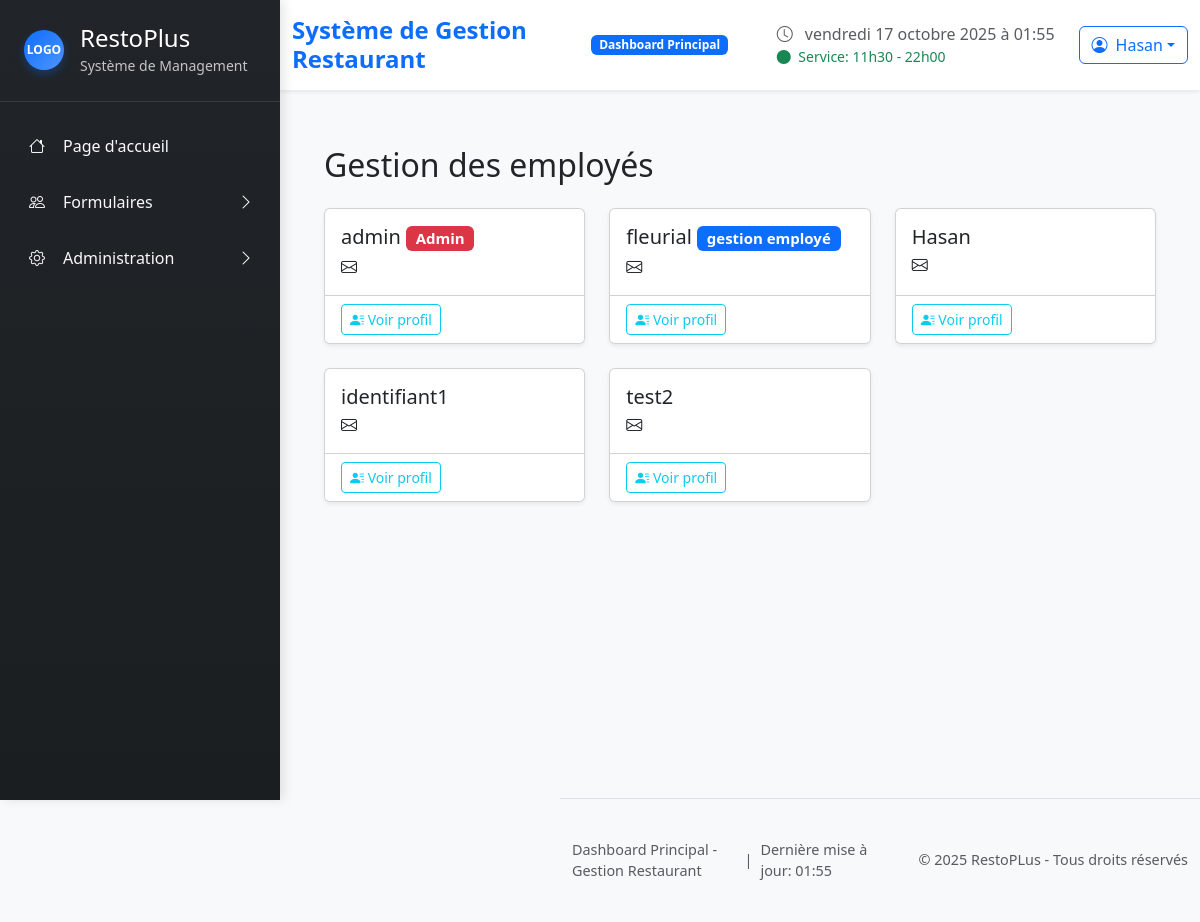
The app's page /dashboard/ (signed in) with its own data.
### restoplus/models.py (models this page shows, shortened)
class User(AbstractUser):
    class AvailabilityStatus(models.TextChoices):
        NOT_FILLED = "not_filled", "Non remplie"
        PENDING    = "pending",    "En attente"
        FILLED     = "filled",     "Remplie"
    availability_status = models.CharField(
        max_length=20,
        choices=AvailabilityStatus.choices,
        default=AvailabilityStatus.NOT_FILLED,
        verbose_name="Statut des disponibilités"
        )
    first_name = models.CharField(max_length=150, blank=True, verbose_name="Prénom")
    last_name = models.CharField(max_length=150, blank=True, verbose_name="Nom de famille")
    email = models.EmailField(blank=True, verbose_name="Courriel")
    is_manager = models.BooleanField(default=False)
    role = models.ForeignKey(Role, on_delete=models.SET_NULL, null=True, blank=True)
    def has_permission(self, permission):
        if self.is_superuser:
            return True
        if not self.role:
            return False
        return getattr(self.role, permission, False)
    def can_manage_employees(self):
        if self.is_superuser:
            return True
        return self.has_permission('can_manage_users')

class Role(models.Model):
    name = models.CharField(max_length=100, unique=True, verbose_name="Nom du rôle")
    description = models.TextField(blank=True, verbose_name="Description")
    can_manage_users = models.BooleanField(default=False, verbose_name="Peut gérer les utilisateurs")
    can_view_reports = models.BooleanField(default=False, verbose_name="Peut voir les rapports")
    can_manage_inventory = models.BooleanField(default=False, verbose_name="Peut gérer l'inventaire")
    can_manage_orders = models.BooleanField(default=False, verbose_name="Peut gérer les commandes")
    can_distribute_tasks = models.BooleanField(default=False, verbose_name="Peut distribuer des tâches à tous")
    created_at = models.DateTimeField(auto_now_add=True)
    class Meta:
        verbose_name = "Rôle"
        verbose_name_plural = "Rôles"
        ordering = ['name']

### restoplus/views.py (the view)
# urls.py: path('dashboard/',views.employees_management,name="employees_management"),
@login_required
def employees_management(request):
    employes = User.objects.all()
    return render(request,"restoplus/employees_management.html",{"employes": employes})

### restoplus/templates/restoplus/employees_management.html (shortened to what this page needs)
{% extends "restoplus/base.html" %} {% load static %}  {% block content %}
<div class="container mt-4">
  <h2 class="mb-4">Gestion des employés</h2>
  <div class="row">
    {% for employe in employes %}
    <div class="col-md-4 mb-4">
      <div class="card shadow-sm h-100">
        <div class="card-body">
          <h5 class="card-title">
            {%if employe.first_name or employe.last_name%}
              {{ employe.first_name }} {{ employe.last_name }}
            {%else%}
              {{employe.username}}
            {%endif%}
            {% if employe.is_superuser %}
                <span class="badge bg-danger">Admin</span>
            {% elif employe.role %}
                <span class="badge bg-primary">{{ employe.role.name }}</span>
            {% endif %}
          </h5>
          <p class="card-text">
            <i class="bi bi-envelope"></i> {{ employe.email }}
          </p>
        </div>
        <div class="card-footer bg-white">
          <div class="d-flex justify-content-between">
            <a
              href="{% url 'employee_profile' employe.id %}"
              class="btn btn-outline-info btn-sm">
              <i class="bi bi-person-lines-fill"></i> Voir profil
            </a>
          </div>
        </div>
      </div>
    </div>
    {% empty %}
    <p class="text-muted">Aucun employé trouvé.</p>
    {% endfor %}
  </div>
</div>
{% endblock %}

### restoplus/templates/restoplus/partials/header.html (shortened to what this page needs)
{% load static %}
<header class="main-header bg-white shadow-sm sticky-top">
  <div class="container-fluid">
    <div class="row align-items-center py-3">
      <div class="col-md-6">
        <div class="d-flex align-items-center">
          <h1 class="h4 mb-0 text-primary fw-bold">
            Système de Gestion Restaurant
          </h1>
          <span
            class="badge bg-primary ms-3 animate__animated animate__pulse animate__infinite"
            >Dashboard Principal</span
          >
        </div>
      </div>
      <div class="col-md-6">
        <div class="d-flex justify-content-end align-items-center">
          <div class="me-4">
            <i class="bi bi-clock text-muted me-2"></i>
            <span class="text-muted" id="current-time"></span>
            <div class="small text-success">
              <i class="bi bi-circle-fill me-1"></i>
              Service: 11h30 - 22h00
            </div>
          </div>
          <div class="dropdown">
            <button
              class="btn btn-outline-primary dropdown-toggle d-flex align-items-center"
              type="button"
              data-bs-toggle="dropdown"
            >
              <i class="bi bi-person-circle me-2"></i>
              {{ request.user.username }}
            </button>
          </div>
        </div>
      </div>
    </div>
  </div>
</header>

### restoplus/static/restoplus/css/styles.css (style rules this page uses)
body { font-family: "Segoe UI", Tahoma, Geneva, Verdana, sans-serif; background-color: #f8f9fa; overflow-x: hidden; }
.main-wrapper .main-header { background: white; box-shadow: 0 2px 10px rgba(0, 0, 0, 0.1); z-index: 999; }
.main-wrapper .main-header .badge { animation: pulse 2s infinite; }

### records on screen
User: user.username "Hasan", username "Hasan"
User: username "admin", is_superuser "Admin"
User: last_name "fleurial", role.name "gestion employé"
User: username "identifiant1"
User: username "test2"
